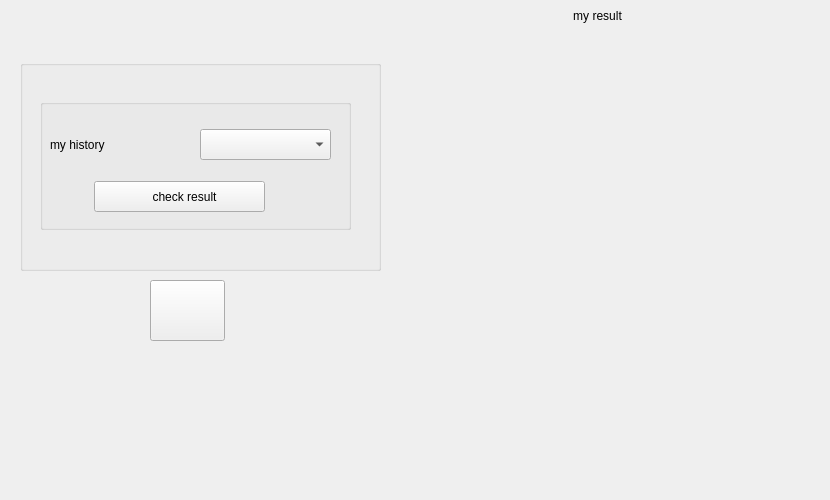
    <widget class="QWidget" name="tab_6">
     <attribute name="title">
      <string>my lab rsult</string>
     </attribute>
     <widget class="QLabel" name="label_9">
      <property name="geometry">
       <rect>
        <x>510</x>
        <y>0</y>
        <width>231</width>
        <height>31</height>
       </rect>
      </property>
      <property name="text">
       <string>                   my result</string>
      </property>
     </widget>
     <widget class="QGroupBox" name="groupBox_16">
      <property name="geometry">
       <rect>
        <x>20</x>
        <y>60</y>
        <width>361</width>
        <height>211</height>
       </rect>
      </property>
      <property name="title">
       <string/>
      </property>
      <widget class="QGroupBox" name="groupBox_17">
       <property name="geometry">
        <rect>
         <x>20</x>
         <y>39</y>
         <width>311</width>
         <height>131</height>
        </rect>
       </property>
       <property name="title">
        <string/>
       </property>
       <widget class="QLabel" name="label_10">
        <property name="geometry">
         <rect>
          <x>10</x>
          <y>30</y>
          <width>81</width>
          <height>31</height>
         </rect>
        </property>
        <property name="text">
         <string>my history</string>
        </property>
       </widget>
       <widget class="QComboBox" name="comboBox_3">
        <property name="geometry">
         <rect>
          <x>160</x>
          <y>30</y>
          <width>131</width>
          <height>31</height>
         </rect>
        </property>
       </widget>
       <widget class="QPushButton" name="pushButton_11">
        <property name="geometry">
         <rect>
          <x>54</x>
          <y>82</y>
          <width>171</width>
          <height>31</height>
         </rect>
        </property>
        <property name="text">
         <string>   check result</string>
        </property>
        <property name="icon">
         <iconset>
          <normaloff>photo/correct.png</normaloff>photo/correct.png</iconset>
        </property>
       </widget>
       <widget class="QLabel" name="label_11">
        <property name="geometry">
         <rect>
          <x>70</x>
          <y>30</y>
          <width>47</width>
          <height>31</height>
         </rect>
        </property>
        <property name="text">
         <string/>
        </property>
        <property name="pixmap">
         <pixmap>photo/clock.png</pixmap>
        </property>
       </widget>
      </widget>
     </widget>
     <widget class="QLabel" name="label_12">
      <property name="geometry">
       <rect>
        <x>390</x>
        <y>50</y>
        <width>431</width>
        <height>441</height>
       </rect>
      </property>
      <property name="text">
       <string/>
      </property>
      <property name="pixmap">
       <pixmap>../../Pictures/Capture.PNG</pixmap>
      </property>
      <property name="scaledContents">
       <bool>true</bool>
      </property>
     </widget>
     <widget class="QLabel" name="label_13">
      <property name="geometry">
       <rect>
        <x>630</x>
        <y>0</y>
        <width>47</width>
        <height>41</height>
       </rect>
      </property>
      <property name="text">
       <string/>
      </property>
      <property name="pixmap">
       <pixmap>photo/scroll.png</pixmap>
      </property>
     </widget>
     <widget class="QPushButton" name="pushButton_7">
      <property name="geometry">
       <rect>
        <x>150</x>
        <y>280</y>
        <width>75</width>
        <height>61</height>
       </rect>
      </property>
      <property name="text">
       <string/>
      </property>
      <property name="icon">
       <iconset>
        <normaloff>photo/exit.png</normaloff>photo/exit.png</iconset>
      </property>
      <property name="iconSize">
       <size>
        <width>60</width>
        <height>60</height>
       </size>
      </property>
     </widget>
    </widget>
